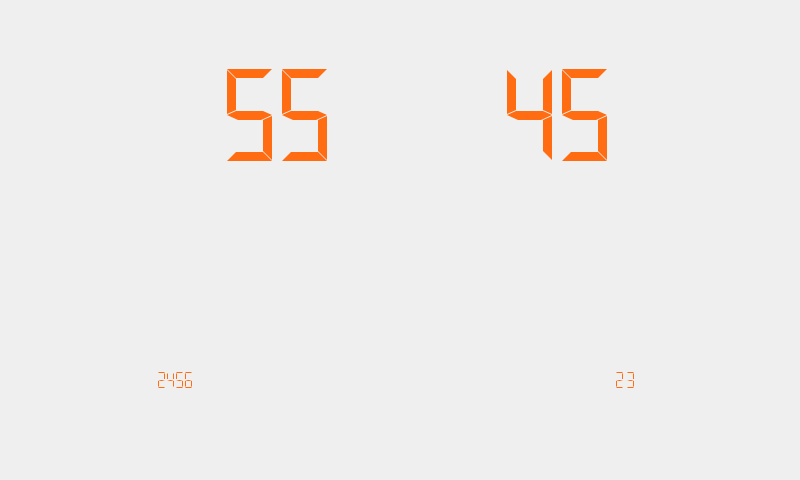
<?xml version="1.0" encoding="UTF-8"?>
<ui version="4.0">
 <class>MainWindow</class>
 <widget class="QMainWindow" name="MainWindow">
  <property name="geometry">
   <rect>
    <x>0</x>
    <y>0</y>
    <width>800</width>
    <height>480</height>
   </rect>
  </property>
  <property name="windowTitle">
   <string>MainWindow</string>
  </property>
  <property name="autoFillBackground">
   <bool>false</bool>
  </property>
  <property name="styleSheet">
   <string notr="true"/>
  </property>
  <widget class="QWidget" name="centralwidget">
   <property name="styleSheet">
    <string notr="true"/>
   </property>
   <widget class="QLCDNumber" name="frontspeed">
    <property name="geometry">
     <rect>
      <x>330</x>
      <y>40</y>
      <width>291</width>
      <height>151</height>
     </rect>
    </property>
    <property name="sizePolicy">
     <sizepolicy hsizetype="Minimum" vsizetype="Minimum">
      <horstretch>1</horstretch>
      <verstretch>1</verstretch>
     </sizepolicy>
    </property>
    <property name="palette">
     <palette>
      <active>
       <colorrole role="WindowText">
        <brush brushstyle="SolidPattern">
         <color alpha="255">
          <red>255</red>
          <green>108</green>
          <blue>17</blue>
         </color>
        </brush>
       </colorrole>
       <colorrole role="Text">
        <brush brushstyle="SolidPattern">
         <color alpha="255">
          <red>255</red>
          <green>108</green>
          <blue>17</blue>
         </color>
        </brush>
       </colorrole>
       <colorrole role="ButtonText">
        <brush brushstyle="SolidPattern">
         <color alpha="255">
          <red>255</red>
          <green>108</green>
          <blue>17</blue>
         </color>
        </brush>
       </colorrole>
       <colorrole role="PlaceholderText">
        <brush brushstyle="NoBrush">
         <color alpha="128">
          <red>255</red>
          <green>108</green>
          <blue>17</blue>
         </color>
        </brush>
       </colorrole>
      </active>
      <inactive>
       <colorrole role="WindowText">
        <brush brushstyle="SolidPattern">
         <color alpha="255">
          <red>255</red>
          <green>108</green>
          <blue>17</blue>
         </color>
        </brush>
       </colorrole>
       <colorrole role="Text">
        <brush brushstyle="SolidPattern">
         <color alpha="255">
          <red>255</red>
          <green>108</green>
          <blue>17</blue>
         </color>
        </brush>
       </colorrole>
       <colorrole role="ButtonText">
        <brush brushstyle="SolidPattern">
         <color alpha="255">
          <red>255</red>
          <green>108</green>
          <blue>17</blue>
         </color>
        </brush>
       </colorrole>
       <colorrole role="PlaceholderText">
        <brush brushstyle="NoBrush">
         <color alpha="128">
          <red>255</red>
          <green>108</green>
          <blue>17</blue>
         </color>
        </brush>
       </colorrole>
      </inactive>
      <disabled>
       <colorrole role="WindowText">
        <brush brushstyle="SolidPattern">
         <color alpha="255">
          <red>255</red>
          <green>108</green>
          <blue>17</blue>
         </color>
        </brush>
       </colorrole>
       <colorrole role="Text">
        <brush brushstyle="SolidPattern">
         <color alpha="255">
          <red>255</red>
          <green>108</green>
          <blue>17</blue>
         </color>
        </brush>
       </colorrole>
       <colorrole role="ButtonText">
        <brush brushstyle="SolidPattern">
         <color alpha="255">
          <red>255</red>
          <green>108</green>
          <blue>17</blue>
         </color>
        </brush>
       </colorrole>
       <colorrole role="PlaceholderText">
        <brush brushstyle="NoBrush">
         <color alpha="128">
          <red>255</red>
          <green>108</green>
          <blue>17</blue>
         </color>
        </brush>
       </colorrole>
      </disabled>
     </palette>
    </property>
    <property name="styleSheet">
     <string notr="true">QLCDNumber{
    color: rgb(255,108,17) ;
}</string>
    </property>
    <property name="frameShape">
     <enum>QFrame::NoFrame</enum>
    </property>
    <property name="segmentStyle">
     <enum>QLCDNumber::Flat</enum>
    </property>
    <property name="intValue" stdset="0">
     <number>45</number>
    </property>
   </widget>
   <widget class="QLCDNumber" name="carspeed">
    <property name="geometry">
     <rect>
      <x>50</x>
      <y>40</y>
      <width>291</width>
      <height>151</height>
     </rect>
    </property>
    <property name="sizePolicy">
     <sizepolicy hsizetype="Minimum" vsizetype="Minimum">
      <horstretch>1</horstretch>
      <verstretch>1</verstretch>
     </sizepolicy>
    </property>
    <property name="layoutDirection">
     <enum>Qt::LeftToRight</enum>
    </property>
    <property name="styleSheet">
     <string notr="true">QLCDNumber{
    color: rgb(255,108,17) ;
}</string>
    </property>
    <property name="frameShape">
     <enum>QFrame::NoFrame</enum>
    </property>
    <property name="segmentStyle">
     <enum>QLCDNumber::Flat</enum>
    </property>
    <property name="intValue" stdset="0">
     <number>55</number>
    </property>
   </widget>
   <widget class="QLabel" name="Background">
    <property name="geometry">
     <rect>
      <x>0</x>
      <y>-80</y>
      <width>800</width>
      <height>640</height>
     </rect>
    </property>
    <property name="sizePolicy">
     <sizepolicy hsizetype="Preferred" vsizetype="Preferred">
      <horstretch>1</horstretch>
      <verstretch>1</verstretch>
     </sizepolicy>
    </property>
    <property name="font">
     <font>
      <pointsize>30</pointsize>
     </font>
    </property>
    <property name="styleSheet">
     <string notr="true">color: rgb(45, 226, 230);</string>
    </property>
    <property name="text">
     <string/>
    </property>
    <property name="pixmap">
     <pixmap>FlashCarPi/assets/flashretrobackground.jpg</pixmap>
    </property>
    <property name="alignment">
     <set>Qt::AlignCenter</set>
    </property>
   </widget>
   <widget class="QLCDNumber" name="rpm">
    <property name="geometry">
     <rect>
      <x>120</x>
      <y>370</y>
      <width>111</width>
      <height>21</height>
     </rect>
    </property>
    <property name="sizePolicy">
     <sizepolicy hsizetype="Minimum" vsizetype="Minimum">
      <horstretch>2</horstretch>
      <verstretch>2</verstretch>
     </sizepolicy>
    </property>
    <property name="styleSheet">
     <string notr="true">QLCDNumber{
    color: rgb(255,108,17) ;
}</string>
    </property>
    <property name="frameShape">
     <enum>QFrame::NoFrame</enum>
    </property>
    <property name="digitCount">
     <number>4</number>
    </property>
    <property name="segmentStyle">
     <enum>QLCDNumber::Flat</enum>
    </property>
    <property name="intValue" stdset="0">
     <number>2456</number>
    </property>
   </widget>
   <widget class="QLCDNumber" name="distance">
    <property name="geometry">
     <rect>
      <x>550</x>
      <y>370</y>
      <width>121</width>
      <height>21</height>
     </rect>
    </property>
    <property name="sizePolicy">
     <sizepolicy hsizetype="Preferred" vsizetype="Preferred">
      <horstretch>3</horstretch>
      <verstretch>3</verstretch>
     </sizepolicy>
    </property>
    <property name="font">
     <font>
      <pointsize>8</pointsize>
     </font>
    </property>
    <property name="styleSheet">
     <string notr="true">QLCDNumber{
    color: rgb(255,108,17) ;
}</string>
    </property>
    <property name="frameShape">
     <enum>QFrame::NoFrame</enum>
    </property>
    <property name="smallDecimalPoint">
     <bool>true</bool>
    </property>
    <property name="digitCount">
     <number>5</number>
    </property>
    <property name="mode">
     <enum>QLCDNumber::Dec</enum>
    </property>
    <property name="segmentStyle">
     <enum>QLCDNumber::Flat</enum>
    </property>
    <property name="value" stdset="0">
     <double>23.000000000000000</double>
    </property>
    <property name="intValue" stdset="0">
     <number>23</number>
    </property>
   </widget>
   <widget class="QLabel" name="rpm_meter">
    <property name="geometry">
     <rect>
      <x>0</x>
      <y>-80</y>
      <width>800</width>
      <height>640</height>
     </rect>
    </property>
    <property name="autoFillBackground">
     <bool>false</bool>
    </property>
    <property name="styleSheet">
     <string notr="true"/>
    </property>
    <property name="text">
     <string/>
    </property>
    <property name="textFormat">
     <enum>Qt::RichText</enum>
    </property>
    <property name="pixmap">
     <pixmap>FlashCarPi/assets/3_5rpm.png</pixmap>
    </property>
    <property name="scaledContents">
     <bool>false</bool>
    </property>
    <property name="openExternalLinks">
     <bool>false</bool>
    </property>
   </widget>
   <widget class="QLabel" name="dist_meter">
    <property name="geometry">
     <rect>
      <x>0</x>
      <y>-80</y>
      <width>800</width>
      <height>640</height>
     </rect>
    </property>
    <property name="autoFillBackground">
     <bool>false</bool>
    </property>
    <property name="styleSheet">
     <string notr="true"/>
    </property>
    <property name="text">
     <string/>
    </property>
    <property name="textFormat">
     <enum>Qt::RichText</enum>
    </property>
    <property name="pixmap">
     <pixmap>FlashCarPi/assets/7_5dist.png</pixmap>
    </property>
    <property name="scaledContents">
     <bool>false</bool>
    </property>
    <property name="openExternalLinks">
     <bool>false</bool>
    </property>
   </widget>
   <widget class="QLabel" name="frontcar">
    <property name="geometry">
     <rect>
      <x>0</x>
      <y>-80</y>
      <width>800</width>
      <height>640</height>
     </rect>
    </property>
    <property name="text">
     <string/>
    </property>
    <property name="pixmap">
     <pixmap>FlashCarPi/assets/frontcar.png</pixmap>
    </property>
   </widget>
   <widget class="QLabel" name="okaystat">
    <property name="geometry">
     <rect>
      <x>0</x>
      <y>-80</y>
      <width>800</width>
      <height>640</height>
     </rect>
    </property>
    <property name="text">
     <string/>
    </property>
    <property name="pixmap">
     <pixmap>FlashCarPi/assets/ok.png</pixmap>
    </property>
   </widget>
   <zorder>Background</zorder>
   <zorder>dist_meter</zorder>
   <zorder>rpm_meter</zorder>
   <zorder>frontspeed</zorder>
   <zorder>rpm</zorder>
   <zorder>distance</zorder>
   <zorder>carspeed</zorder>
   <zorder>frontcar</zorder>
   <zorder>okaystat</zorder>
  </widget>
 </widget>
 <resources/>
 <connections/>
</ui>
